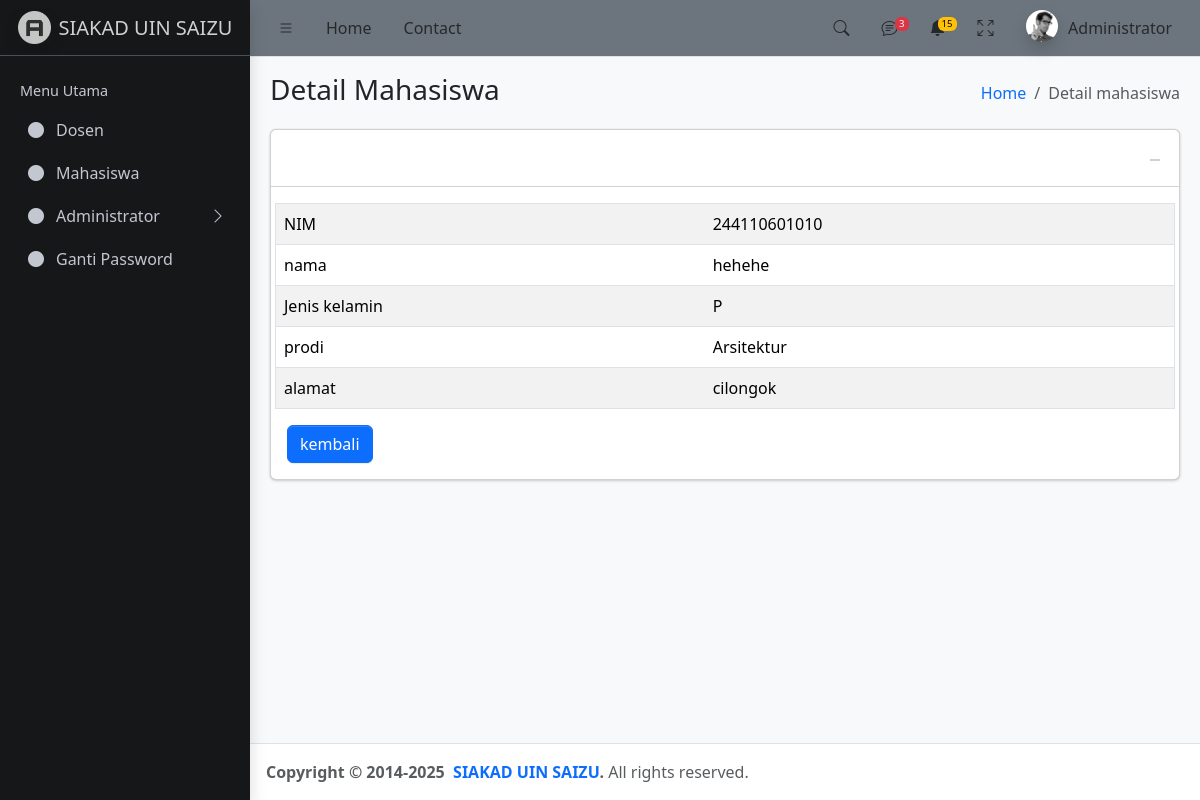
Screenshot of /Admin/?p=detailMahasiswa&id=2 (signed in) with the database file from the repository.
### tables this page shows
CREATE TABLE `mahasiswa` (
  `id` int NOT NULL,
  `NIM` varchar(12) NOT NULL,
  `prodi` int NOT NULL,
  `nama` varchar(50) NOT NULL,
  `gender` enum('P','L') NOT NULL,
  `alamat` varchar(255) NOT NULL,
  `waktu` datetime NOT NULL
);

### Admin/detail-mahasiswa.php (the view, shortened to what this page needs)
<main class="app-main">
  <div class="app-content-header">
    <div class="container-fluid">
      <div class="row">
        <div class="col-sm-6"><h3 class="mb-0">Detail Mahasiswa</h3></div>
        <div class="col-sm-6">
          <ol class="breadcrumb float-sm-end">
            <li class="breadcrumb-item"><a href="#">Home</a></li>
            <li class="breadcrumb-item active" aria-current="page">Detail mahasiswa</li>
          </ol>
        </div>
      </div>
    </div>
  </div>
  <div class="app-content">
    <div class="container-fluid">
      <div class="row">
        <div class="col-12">
          <div class="card">
            <div class="card-header">
              <div class="card-tools">
                <button type="button" class="btn btn-tool" data-lte-toggle="card-collapse">
                  <i data-lte-icon="collapse" class="bi bi-dash-lg"></i>
                </button>
              </div>
            </div>
            <div class="card-body">
              <div class="row">
                <?php
                  $idx= $_GET['id'];
                  require_once "../config.php";
                  $sql = "select * from mahasiswa where id='$idx'";
                  $data=$db->query($sql);
                  foreach($data as $d) {
                    if($d['prodi']==1) {
                    $prodi="Informatika";
                    } elseif ($d['prodi']==2) {
                      $prodi="Arsitektur";
                    } elseif ($d['prodi']==3){
                      $prodi="Ilmu lingkungan";
                    }
                    else {
                      $prodi="Prodi Tidak Diketahui";
                    }
                      echo "<table border=1 class='table table-striped table-hover'>
                        <tr><td>NIM</td><td>$d[NIM]</td></tr>
                        <tr><td>nama</td><td>$d[nama]</td></tr>
                        <tr><td>Jenis kelamin</td><td>$d[gender]</td></tr>
                        <tr><td>prodi</td><td>$prodi</td></tr>
                        <tr><td>alamat</td><td>$d[alamat]</td></tr>
                      </table>";
                  }
                ?>
               <a href="./?p=mahasiswa">
                 <input type="submit" class="btn btn-primary" value="kembali">
               </a>
              </div>
            </div>
          </div>
        </div>
      </div>
    </div>
  </div>
</main>

### rows the page displays
mahasiswa: NIM "244110601010", nama "hehehe", gender "P", prodi "Arsitektur", alamat "cilongok"
